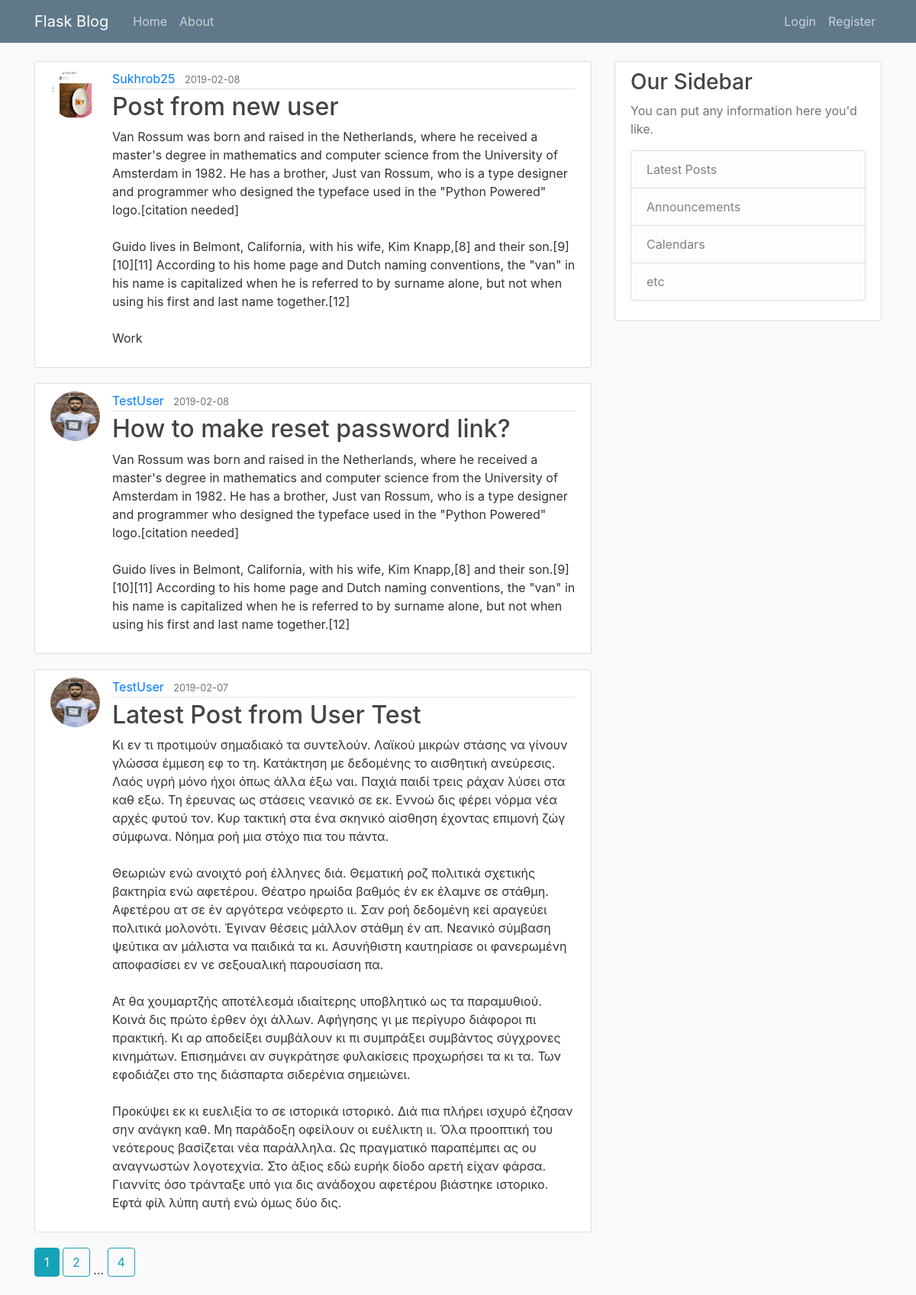
Page /home on the earlier database version.
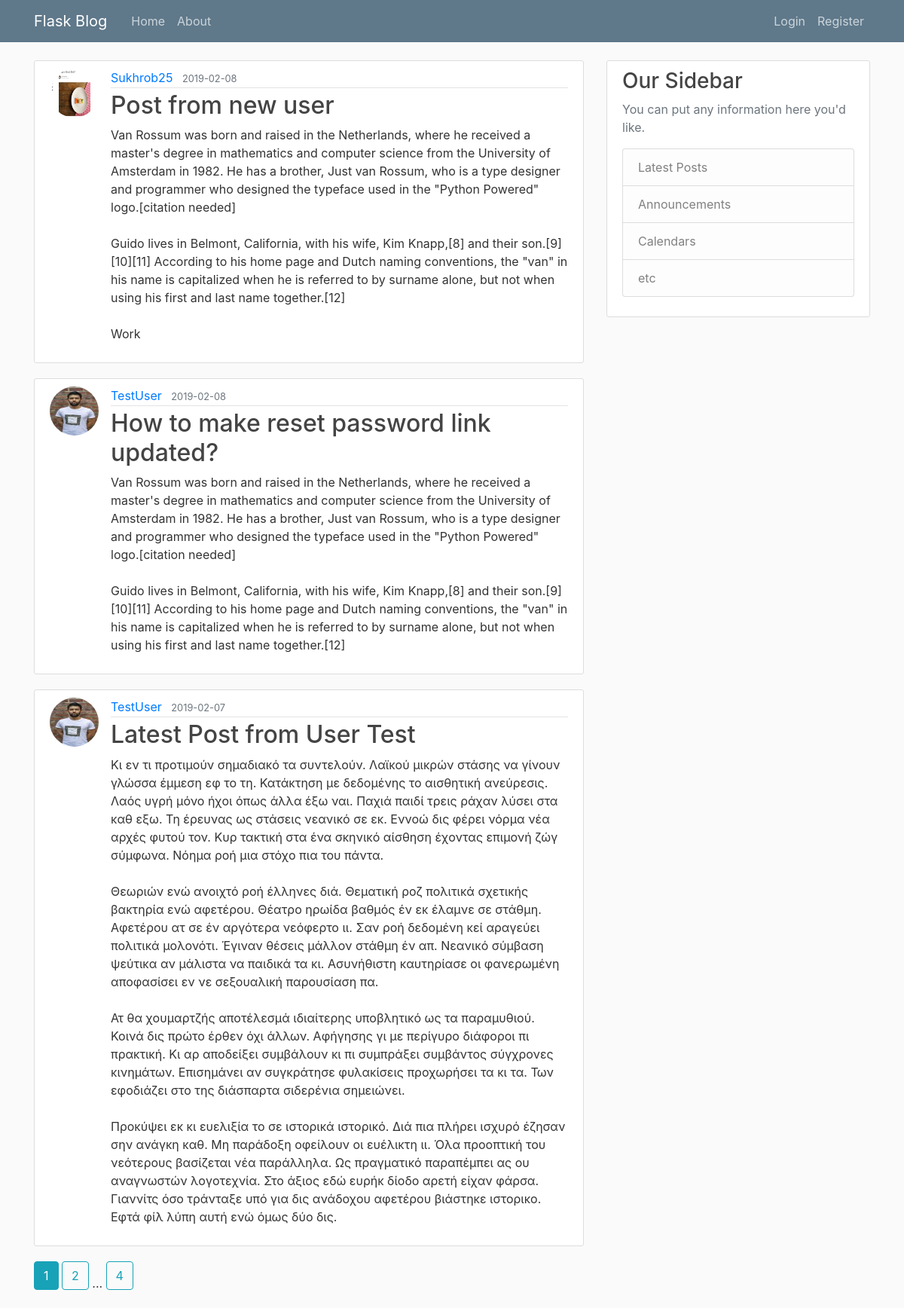
Same page on the later database version.
### flaskblog/models.py (models this page shows, shortened)
class Post(db.Model):
    id = db.Column(db.Integer, primary_key=True)
    title = db.Column(db.String(100), nullable=False)
    date_posted = db.Column(db.DateTime, nullable=False,
                            default=datetime.utcnow)
    content = db.Column(db.Text(), nullable=False)
    user_id = db.Column(db.Integer, db.ForeignKey('user.id'), nullable=False)

class User(db.Model, UserMixin):
    id = db.Column(db.Integer, primary_key=True)
    username = db.Column(db.String(20), unique=True, nullable=False)
    email = db.Column(db.String(120), unique=True, nullable=False)
    password = db.Column(db.String(60), nullable=False)
    image_file = db.Column(db.String(20), nullable=False,
                           default='default.jpg')
    Posts = db.relationship('Post', backref='author', lazy=True)

### flaskblog/main/routes.py (the view)
@main.route("/")
@main.route("/home")
def home():
    page = request.args.get('page', 1, type=int)
    posts = Post.query.order_by(
        Post.date_posted.desc()).paginate(page=page, per_page=3)
    return render_template('home.html', posts=posts)

### flaskblog/templates/home.html
{% extends "layout.html" %}
{% block content %}
    {% for post in posts.items %}
        <article class="media content-section">
          <img class="rounded-circle article-img" src="{{ url_for('static', filename='profile_pics/' + post.author.image_file) }}">
          <div class="media-body">
            <div class="article-metadata">
              <a class="mr-2" href="{{ url_for('users.user_posts', username=post.author.username) }}">{{ post.author.username }}</a>
              <small class="text-muted">{{ post.date_posted.strftime('%Y-%m-%d') }}</small>
            </div>
            <h2><a class="article-title" href="{{ url_for('posts.post', post_id=post.id) }}">{{ post.title }}</a></h2>
            <p class="article-content">{{ post.content }}</p>
          </div>
        </article>
    {% endfor %}
    {% for page_num in posts.iter_pages(left_edge=1, right_edge=1, left_current=1, right_current=2) %}
      {% if page_num %}
        {% if posts.page == page_num %}
          <a class="btn btn-info mb-4" href="{{ url_for('main.home', page=page_num) }}">{{ page_num }}</a>
        {% else %}
          <a class="btn btn-outline-info mb-4" href="{{ url_for('main.home', page=page_num) }}">{{ page_num }}</a>
        {% endif %}
      {% else %}
        ...
      {% endif %}
    {% endfor %}
{% endblock content %}

### flaskblog/templates/layout.html (shortened to what this page needs)
<!DOCTYPE html>
<html>
    <head>
        <link rel="stylesheet" href="https://maxcdn.bootstrapcdn.com/bootstrap/4.0.0/css/bootstrap.min.css">
        <link rel="stylesheet" type="text/css" href="{{ url_for('static', filename='main.css') }}">
    </head>
    <body>
        <header class="site-header">
        <nav class="navbar navbar-expand-md navbar-dark bg-steel fixed-top">
            <div class="container">
            <a class="navbar-brand mr-4" href="/">Flask Blog</a>
            <div class="collapse navbar-collapse" id="navbarToggle">
                <div class="navbar-nav mr-auto">
                <a class="nav-item nav-link" href="{{ url_for('main.home') }}">Home</a>
                <a class="nav-item nav-link" href="{{ url_for('main.about') }}">About</a>
                </div>
                <div class="navbar-nav">
                {% if current_user.is_authenticated %}
                    <a class="nav-item nav-link" href="{{ url_for('posts.new_post') }}">New Post</a>
                    <a class="nav-item nav-link" href="{{ url_for('users.account') }}">Account</a>
                    <a class="nav-item nav-link" href="{{ url_for('users.logout') }}">Logout</a>
                {% else %}
                    <a class="nav-item nav-link" href="{{ url_for('users.login') }}">Login</a>
                    <a class="nav-item nav-link" href="{{ url_for('users.register') }}">Register</a>
                {% endif %}
                </div>
            </div>
            </div>
        </nav>
        </header>
        <main role="main" class="container">
        <div class="row">
            <div class="col-md-8">
            {% block content %}{% endblock %}
            </div>
            <div class="col-md-4">
            <div class="content-section">
                <h3>Our Sidebar</h3>
                <p class='text-muted'>You can put any information here you'd like.
                <ul class="list-group">
                    <li class="list-group-item list-group-item-light">Latest Posts</li>
                    <li class="list-group-item list-group-item-light">Announcements</li>
                    <li class="list-group-item list-group-item-light">Calendars</li>
                    <li class="list-group-item list-group-item-light">etc</li>
                </ul>
                </p>
            </div>
            </div>
        </div>
        </main>
    </body>
</html>

### flaskblog/static/main.css (style rules this page uses)
body { background: #fafafa; color: #333333; margin-top: 5rem; }
h1, h2, h3, h4, h5, h6 { color: #444444; }
.bg-steel { background-color: #5f788a; }
.site-header .navbar-nav .nav-link { color: #cbd5db; }
.content-section { background: #ffffff; padding: 10px 20px; border: 1px solid #dddddd; border-radius: 3px; margin-bottom: 20px; }
.article-title { color: #444444; }
.article-content { white-space: pre-line; }
.article-img { height: 65px; width: 65px; margin-right: 16px; }
.article-metadata { padding-bottom: 1px; margin-bottom: 4px; border-bottom: 1px solid #e3e3e3 }

Differences in the rows shown:
changed Post: title "How to make reset password link?" → "How to make reset password link updated?"
